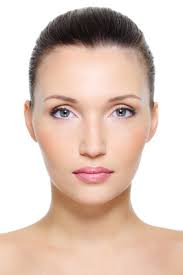
#> input picture data/base/rostro.jpeg, 183 x 275 px
$ python -i fitness_fixed.py   (imports and definitions only)
#> lines starting #> are read from the running program, lines starting #| are printed output that depends on the picture; after the words box and inside, x2 and y2 are one past the last pixel; in counts of white or black regions, pixels touching at a corner belong together
import cv2
import numpy as np

def evaluate_fitness(img, weights=None):
    """
    Función de fitness CORREGIDA para evitar imágenes grises
    """
    if weights is None:
        weights = {
            'edges': 2.5,          # Arrugas
            'contrast': 1.0,       # Definición
            'brightness': -0.3,    # REDUCIDO (era -1.0)
            'saturation': 0.2,     # POSITIVO (era -1.0) - queremos MANTENER algo de color
            'texture': 1.2,        # Rugosidad
            'color_balance': 1.5   # NUEVO - penaliza exceso de gris
        }

    gray = cv2.cvtColor(img, cv2.COLOR_RGB2GRAY)
    hsv = cv2.cvtColor(img, cv2.COLOR_RGB2HSV)

    # 1. Bordes (arrugas)
    edges = cv2.Canny(gray, 70, 150)
    edge_density = np.sum(edges > 0) / edges.size

    # 2. Saturación (QUEREMOS ALGO de saturación, no cero)
    saturation_mean = np.mean(hsv[..., 1]) / 255.0

    # Penalizar si es DEMASIADO baja (gris)
    if saturation_mean < 0.15:
        saturation_penalty = -2.0  #  MUY GRIS = MAL
    elif saturation_mean < 0.25:
        saturation_penalty = -0.5  # Un poco gris
    else:
        saturation_penalty = 0.0   #  Color adecuado

    # 3. Brillo
    brightness = np.mean(gray) / 255.0

    # Queremos reducción MODERADA, no extrema
    if brightness < 0.3:
        brightness_penalty = -1.5  #  Demasiado oscuro
    elif brightness > 0.7:
        brightness_penalty = -0.5  # Un poco claro
    else:
        brightness_penalty = 0.0   # Rango bueno

    # 4. Contraste
    contrast = np.std(gray) / 255.0

    # 5. Textura
    kernel_size = 5
    mean_filtered = cv2.blur(gray.astype(float), (kernel_size, kernel_size))
    mean_sq_filtered = cv2.blur((gray.astype(float))**2, (kernel_size, kernel_size))
    variance = mean_sq_filtered - mean_filtered**2
    texture_score = np.mean(variance) / (255.0 ** 2)

    # 6. Balance de color (NUEVO)
    # Queremos que haya variación en los canales RGB
    b, g, r = cv2.split(img)
    color_std = (np.std(r) + np.std(g) + np.std(b)) / 3.0 / 255.0

    # Si todos los canales son iguales = gris = MAL
    channel_diff = np.abs(np.mean(r) - np.mean(b)) / 255.0
    if channel_diff < 0.05:
        color_balance = -1.0  #  Demasiado uniforme (gris)
    else:
        color_balance = channel_diff  # Hay diferencia de color

    # CÁLCULO FINAL
    fitness = (
            edge_density * weights['edges'] +
            contrast * weights['contrast'] +
            brightness * weights['brightness'] +
            saturation_mean * weights['saturation'] +
            texture_score * weights['texture'] +
            color_balance * weights['color_balance'] +
            saturation_penalty +
            brightness_penalty
    )

    return fitness


def evaluate_fitness_detailed(img):
    """Versión detallada para debugging"""
    gray = cv2.cvtColor(img, cv2.COLOR_RGB2GRAY)
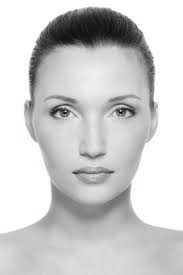
#> gray: shape (275, 183); min 1, max 255, mean 205.3
    hsv = cv2.cvtColor(img, cv2.COLOR_RGB2HSV)
#> hsv: shape (275, 183, 3); mean H, S, V 15.7, 43.7, 222.5

    edges = cv2.Canny(gray, 70, 150)
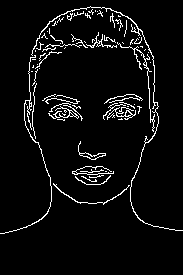
#> edges: shape (275, 183); 5.1% white in thin lines or dots, all inside (x1, y1, x2, y2) = (0, 6, 183, 234)
    edge_density = np.sum(edges > 0) / edges.size
#> edge_density = 0.0505
    saturation_mean = np.mean(hsv[..., 1]) / 255.0
#> saturation_mean = 0.172
    brightness = np.mean(gray) / 255.0
#> brightness = 0.805
    contrast = np.std(gray) / 255.0
#> contrast = 0.216

    kernel_size = 5
    mean_filtered = cv2.blur(gray.astype(float), (kernel_size, kernel_size))
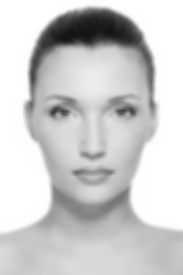
#> mean_filtered: shape (275, 183) float64; min 19.2, max 255, mean 205.3
    mean_sq_filtered = cv2.blur((gray.astype(float))**2, (kernel_size, kernel_size))
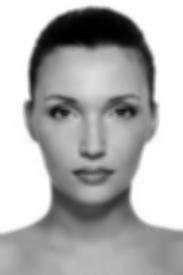
#> mean_sq_filtered: shape (275, 183) float64; min 380.6, max 65025, mean 45191.5; drawn with min black and max white
    variance = mean_sq_filtered - mean_filtered**2
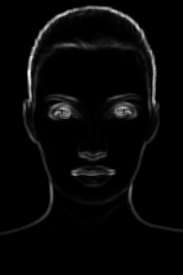
#> variance: shape (275, 183) float64; min 0, max 5664.1, mean 165.6; drawn with min black and max white
    texture_score = np.mean(variance) / (255.0 ** 2)
#> texture_score = 0.00255

    b, g, r = cv2.split(img)
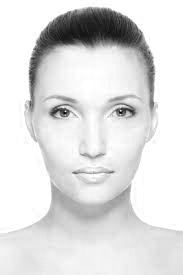
#> b: shape (275, 183); min 0, max 255, mean 222.5
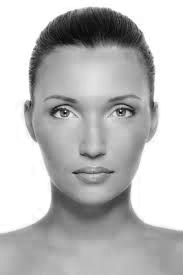
#> r: shape (275, 183); min 5, max 255, mean 187.9
    color_std = (np.std(r) + np.std(g) + np.std(b)) / 3.0 / 255.0
#> color_std = 0.223
    channel_diff = np.abs(np.mean(r) - np.mean(b)) / 255.0
#> channel_diff = 0.136

    fitness = evaluate_fitness(img)
#> in evaluate_fitness, `edge_density = np.sum(edges > 0) / edges.size`: edge_density = 0.0505
#> in evaluate_fitness, `saturation_mean = np.mean(hsv[..., 1]) / 255.0`: saturation_mean = 0.172
#> in evaluate_fitness, `brightness = np.mean(gray) / 255.0`: brightness = 0.805
#> in evaluate_fitness, `contrast = np.std(gray) / 255.0`: contrast = 0.216
#> in evaluate_fitness, `texture_score = np.mean(variance) / (255.0 ** 2)`: texture_score = 0.00255
#> in evaluate_fitness, `color_std = (np.std(r) + np.std(g) + np.std(b)) / 3.0 / 255.0`: color_std = 0.223
#> in evaluate_fitness, `channel_diff = np.abs(np.mean(r) - np.mean(b)) / 255.0`: channel_diff = 0.136
#> in evaluate_fitness, `fitness = ( edge_density * weights['edges'] + contrast * weights['cont..`: fitness = -0.658
#> fitness = -0.658

    return {
        'fitness_total': fitness,
        'edge_density': edge_density,
        'saturation': saturation_mean,
        'brightness': brightness,
        'contrast': contrast,
        'texture': texture_score,
        'color_std': color_std,
        'channel_diff': channel_diff
    }

>>> import cv2
>>> picture = cv2.cvtColor(cv2.imread('data/base/rostro.jpeg'), cv2.COLOR_BGR2RGB)
>>> result = evaluate_fitness_detailed(picture)
#> result = {'fitness_total': -0.658, 'edge_density': 0.0505, 'saturation': 0.172, 'brightness': 0.805, 'contrast': 0.216, 'texture': 0.00255, 'color_std': 0.223, 'channel_diff': 0.136}

$ run again, on data/base/wrinkles_overlay.jpg
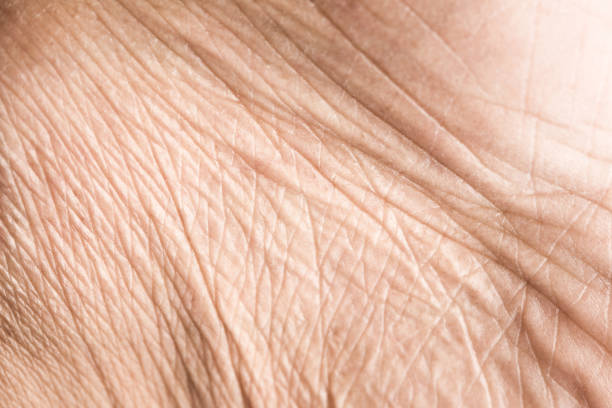
#> input picture data/base/wrinkles_overlay.jpg, 612 x 408 px
#> hsv: shape (408, 612, 3); mean H, S, V 10.2, 73.8, 225.2
#> in evaluate_fitness_detailed, `edges = cv2.Canny(gray, 70, 150)`:
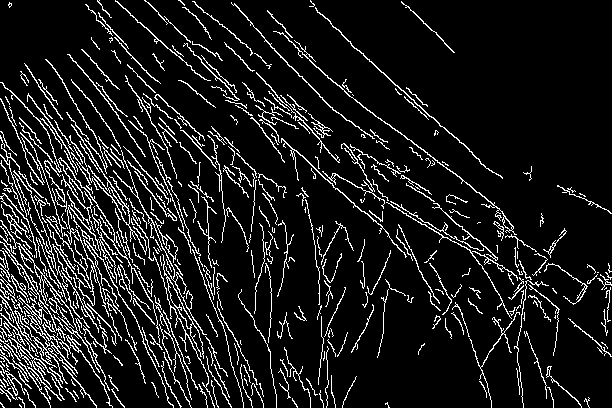
#> edges: shape (408, 612); 10.6% white in thin lines or dots
#> in evaluate_fitness_detailed, `edge_density = np.sum(edges > 0) / edges.size`: edge_density = 0.106
#> in evaluate_fitness_detailed, `saturation_mean = np.mean(hsv[..., 1]) / 255.0`: saturation_mean = 0.289
#> in evaluate_fitness_detailed, `brightness = np.mean(gray) / 255.0`: brightness = 0.759
#> in evaluate_fitness_detailed, `contrast = np.std(gray) / 255.0`: contrast = 0.108
#> in evaluate_fitness_detailed, `texture_score = np.mean(variance) / (255.0 ** 2)`: texture_score = 0.00131
#> in evaluate_fitness_detailed, `b, g, r = cv2.split(img)`:
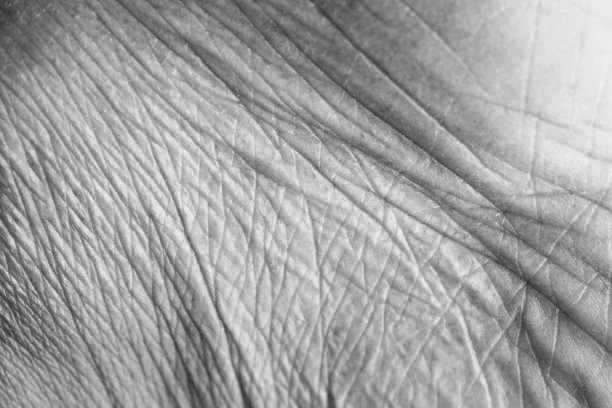
#> r: shape (408, 612); min 46, max 244, mean 161.8
#> in evaluate_fitness_detailed, `color_std = (np.std(r) + np.std(g) + np.std(b)) / 3.0 / 255.0`: color_std = 0.113
#> in evaluate_fitness_detailed, `channel_diff = np.abs(np.mean(r) - np.mean(b)) / 255.0`: channel_diff = 0.248
#> in evaluate_fitness, `edge_density = np.sum(edges > 0) / edges.size`: edge_density = 0.106
#> in evaluate_fitness, `saturation_mean = np.mean(hsv[..., 1]) / 255.0`: saturation_mean = 0.289
#> in evaluate_fitness, `brightness = np.mean(gray) / 255.0`: brightness = 0.759
#> in evaluate_fitness, `contrast = np.std(gray) / 255.0`: contrast = 0.108
#> in evaluate_fitness, `texture_score = np.mean(variance) / (255.0 ** 2)`: texture_score = 0.00131
#> in evaluate_fitness, `color_std = (np.std(r) + np.std(g) + np.std(b)) / 3.0 / 255.0`: color_std = 0.113
#> in evaluate_fitness, `channel_diff = np.abs(np.mean(r) - np.mean(b)) / 255.0`: channel_diff = 0.248
#> in evaluate_fitness, `fitness = ( edge_density * weights['edges'] + contrast * weights['cont..`: fitness = 0.0766
#> result = {'fitness_total': 0.0766, 'edge_density': 0.106, 'saturation': 0.289, 'brightness': 0.759, 'contrast': 0.108, 'texture': 0.00131, 'color_std': 0.113, 'channel_diff': 0.248}
